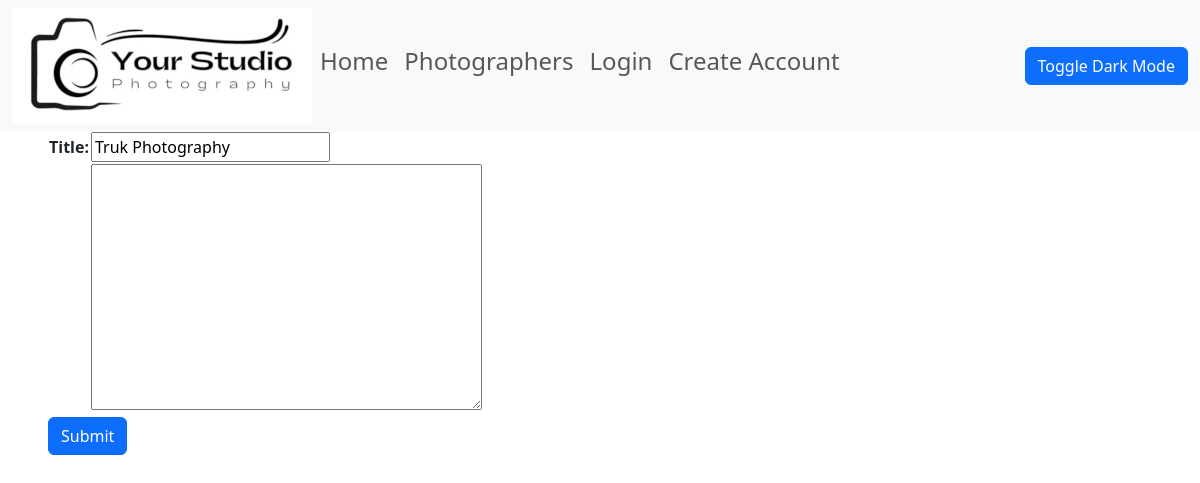
The page /gallery/edit_gallery/1 on the database as committed earlier.
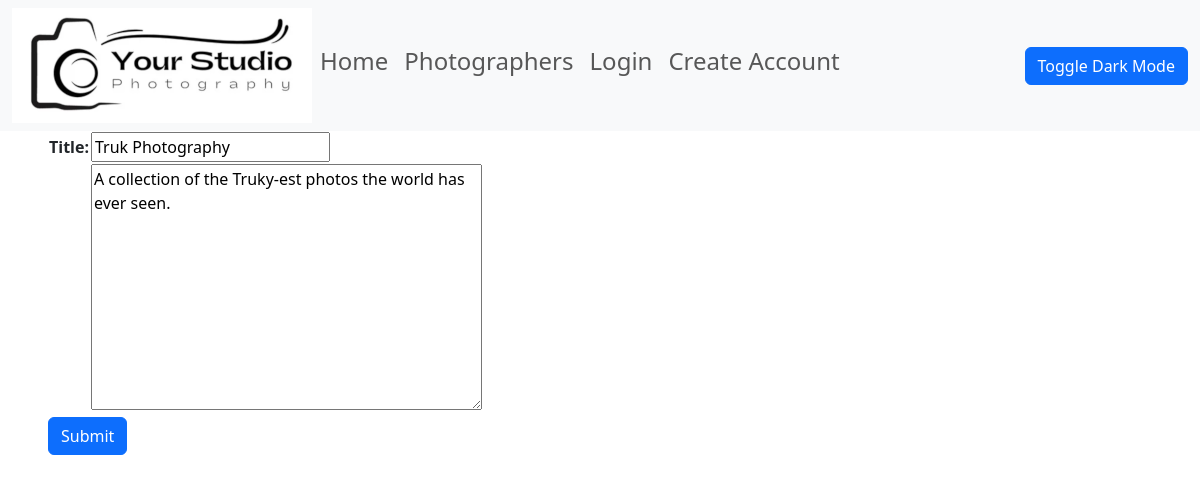
The same page on the database as committed later.
### photo_app/models.py (models this page shows, shortened)
class Gallery(models.Model):
    title = models.CharField(max_length=200)
    about = models.TextField((""), blank=True)

### photo_app/views.py (the view)
# urls.py: path('gallery/edit_gallery/<int:gallery_id>', views.editGallery, name='edit_gallery'),
def editGallery(request, gallery_id):
    gallery = Gallery.objects.get(pk=gallery_id)
    form = GalleryForm(request.POST or None, instance=gallery)
    if form.is_valid():
        form.save()
        return redirect('gallery-detail', gallery_id)
    context = {'form': form}
    return render(request, 'photo_app/edit_gallery.html', context)

### photo_app/forms.py
class GalleryForm(ModelForm):
    class Meta:
        model = Gallery
        fields = "__all__"

### photo_app/templates/photo_app/edit_gallery.html (shortened to what this page needs)
{% extends 'photo_app/base_template.html' %}
{% block content %}
<form action="" method="POST">
<table>
{{ form.as_table }}
</table>
<button class="btn btn-primary" type="submit">Submit</button>
</form>
{% endblock %}

Rows that differ between the two databases and show on the page:
changed Gallery "Truk Photography": about (not shown) → "A collection of the Truky-est photos the world has ever seen."
